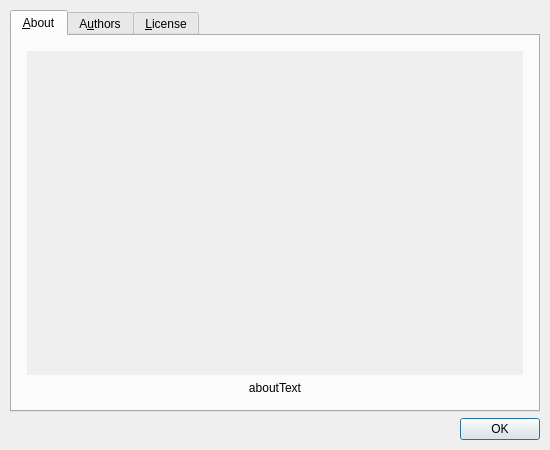
<?xml version="1.0" encoding="UTF-8"?>
<ui version="4.0">
 <class>AboutDialog</class>
 <widget class="QDialog" name="AboutDialog">
  <property name="geometry">
   <rect>
    <x>0</x>
    <y>0</y>
    <width>550</width>
    <height>450</height>
   </rect>
  </property>
  <property name="windowTitle">
   <string>About MMapper</string>
  </property>
  <layout class="QVBoxLayout" name="aboutLayout">
   <property name="spacing">
    <number>6</number>
   </property>
   <property name="leftMargin">
    <number>10</number>
   </property>
   <property name="topMargin">
    <number>10</number>
   </property>
   <property name="rightMargin">
    <number>10</number>
   </property>
   <property name="bottomMargin">
    <number>10</number>
   </property>
   <item>
    <widget class="QTabWidget" name="tabWidget">
     <property name="currentIndex">
      <number>0</number>
     </property>
     <widget class="QWidget" name="aboutTab">
      <attribute name="title">
       <string>&amp;About</string>
      </attribute>
      <layout class="QVBoxLayout" name="aboutTabLayout">
       <property name="spacing">
        <number>6</number>
       </property>
       <property name="leftMargin">
        <number>15</number>
       </property>
       <property name="topMargin">
        <number>15</number>
       </property>
       <property name="rightMargin">
        <number>15</number>
       </property>
       <property name="bottomMargin">
        <number>15</number>
       </property>
       <item>
        <widget class="QScrollArea" name="scrollArea">
         <property name="frameShape">
          <enum>QFrame::NoFrame</enum>
         </property>
         <property name="verticalScrollBarPolicy">
          <enum>Qt::ScrollBarAlwaysOff</enum>
         </property>
         <property name="horizontalScrollBarPolicy">
          <enum>Qt::ScrollBarAlwaysOff</enum>
         </property>
         <property name="widgetResizable">
          <bool>true</bool>
         </property>
         <widget class="QWidget" name="scrollAreaWidgetContents">
          <property name="geometry">
           <rect>
            <x>0</x>
            <y>0</y>
            <width>494</width>
            <height>329</height>
           </rect>
          </property>
          <layout class="QVBoxLayout" name="verticalLayout">
           <property name="leftMargin">
            <number>0</number>
           </property>
           <property name="topMargin">
            <number>0</number>
           </property>
           <property name="rightMargin">
            <number>0</number>
           </property>
           <property name="bottomMargin">
            <number>0</number>
           </property>
           <item>
            <widget class="QLabel" name="pixmapLabel">
             <property name="minimumSize">
              <size>
               <width>457</width>
               <height>320</height>
              </size>
             </property>
             <property name="text">
              <string/>
             </property>
             <property name="alignment">
              <set>Qt::AlignCenter</set>
             </property>
            </widget>
           </item>
          </layout>
         </widget>
        </widget>
       </item>
       <item>
        <widget class="QLabel" name="aboutText">
         <property name="text">
          <string>aboutText</string>
         </property>
         <property name="textFormat">
          <enum>Qt::RichText</enum>
         </property>
         <property name="alignment">
          <set>Qt::AlignCenter</set>
         </property>
         <property name="textInteractionFlags">
          <set>Qt::TextBrowserInteraction</set>
         </property>
        </widget>
       </item>
      </layout>
     </widget>
     <widget class="QWidget" name="authorsTab">
      <attribute name="title">
       <string>A&amp;uthors</string>
      </attribute>
      <layout class="QHBoxLayout" name="authorsTabLayout">
       <property name="spacing">
        <number>6</number>
       </property>
       <property name="leftMargin">
        <number>10</number>
       </property>
       <property name="topMargin">
        <number>10</number>
       </property>
       <property name="rightMargin">
        <number>10</number>
       </property>
       <property name="bottomMargin">
        <number>10</number>
       </property>
       <item>
        <widget class="QTextBrowser" name="authorsView">
         <property name="openExternalLinks">
          <bool>false</bool>
         </property>
        </widget>
       </item>
      </layout>
     </widget>
     <widget class="QWidget" name="licenseTab">
      <attribute name="title">
       <string>&amp;License</string>
      </attribute>
      <layout class="QVBoxLayout" name="licenseTabLayout">
       <item>
        <widget class="QScrollArea" name="licenseScrollArea">
         <property name="widgetResizable">
          <bool>true</bool>
         </property>
         <widget class="QWidget" name="licenseScrollAreaContents">
          <property name="geometry">
           <rect>
            <x>0</x>
            <y>0</y>
            <width>482</width>
            <height>347</height>
           </rect>
          </property>
          <layout class="QVBoxLayout" name="licenseLayout">
           <property name="leftMargin">
            <number>0</number>
           </property>
           <property name="topMargin">
            <number>0</number>
           </property>
           <property name="rightMargin">
            <number>0</number>
           </property>
           <property name="bottomMargin">
            <number>0</number>
           </property>
          </layout>
         </widget>
        </widget>
       </item>
      </layout>
     </widget>
    </widget>
   </item>
   <item>
    <widget class="QDialogButtonBox" name="buttonBox">
     <property name="orientation">
      <enum>Qt::Horizontal</enum>
     </property>
     <property name="standardButtons">
      <set>QDialogButtonBox::Ok</set>
     </property>
    </widget>
   </item>
  </layout>
 </widget>
 <resources/>
 <connections>
  <connection>
   <sender>buttonBox</sender>
   <signal>accepted()</signal>
   <receiver>AboutDialog</receiver>
   <slot>accept()</slot>
   <hints>
    <hint type="sourcelabel">
     <x>248</x>
     <y>254</y>
    </hint>
    <hint type="destinationlabel">
     <x>157</x>
     <y>274</y>
    </hint>
   </hints>
  </connection>
  <connection>
   <sender>buttonBox</sender>
   <signal>rejected()</signal>
   <receiver>AboutDialog</receiver>
   <slot>reject()</slot>
   <hints>
    <hint type="sourcelabel">
     <x>316</x>
     <y>260</y>
    </hint>
    <hint type="destinationlabel">
     <x>286</x>
     <y>274</y>
    </hint>
   </hints>
  </connection>
 </connections>
</ui>
